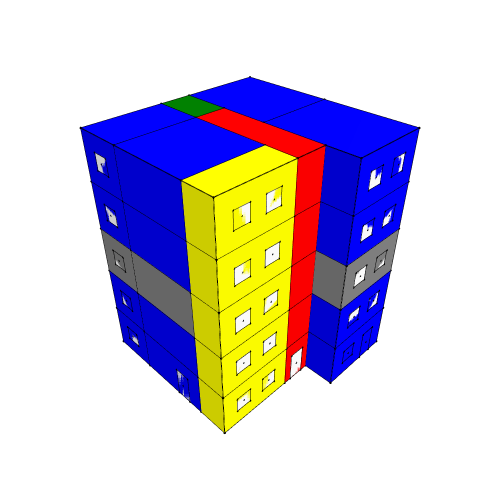

Notebook source saved alongside this figure:
### Markdown cell above
## 1. Derive graph by cell's colours

### Code cell
# Create a graph from the building topology & visualize the graph with the building and appertures

g1 = Graph.ByTopology(building, direct=False, viaSharedApertures=True, toExteriorApertures=True)

vertices = Graph.Vertices(g1)
for v in vertices:
    d = Dictionary.ByKeysValues(["size", "color"], [18, "black"])
    v = Topology.SetDictionary(v, d)
edges = Graph.Edges(g1)
for e in edges:
    d = Dictionary.ByKeysValues(["width", "color"], [4, "gray"])
    e = Topology.SetDictionary(e, d)


Topology.Show(building_cells, aperture_f, g1, 
              faceColorKey="color",
              vertexSizeKey="vertex_size",
              vertexColorKey="color",
              edgeWidthKey="width",
              edgeColorKey="color",
              edgeWidth=2,
              faceOpacity=0.3,
              backgroundColor="white",
              width=500,
              height=500,
              renderer = renderer)
